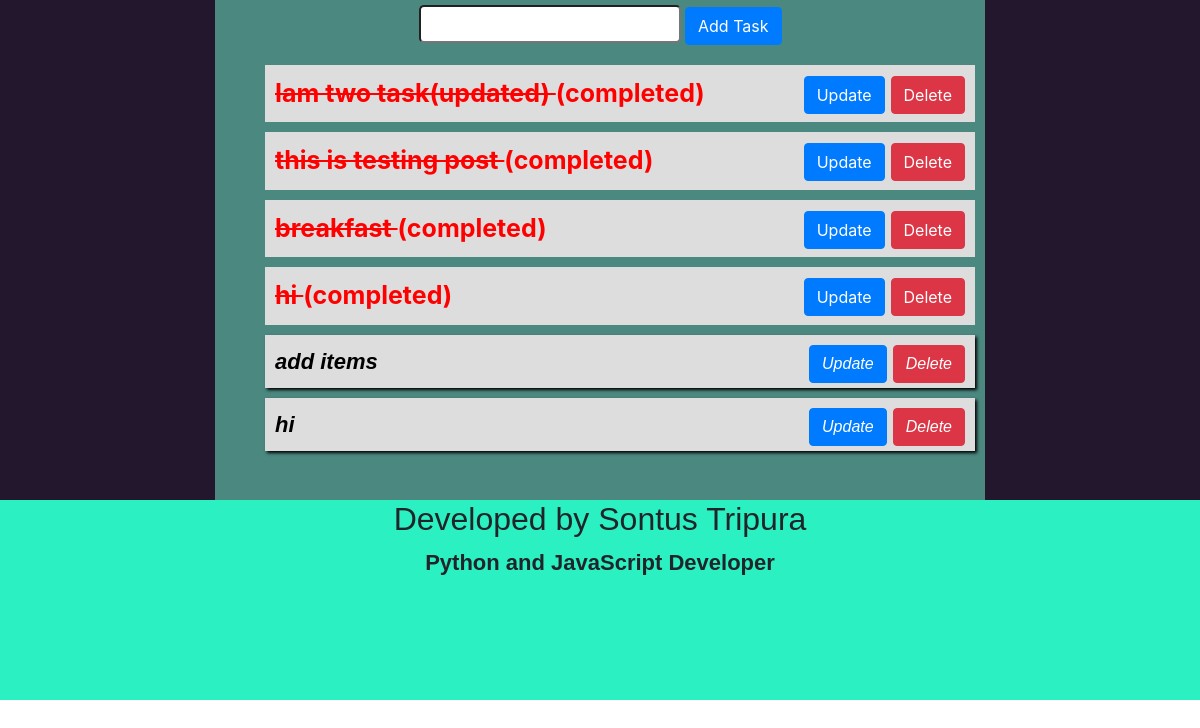
Before: / with the older database file.
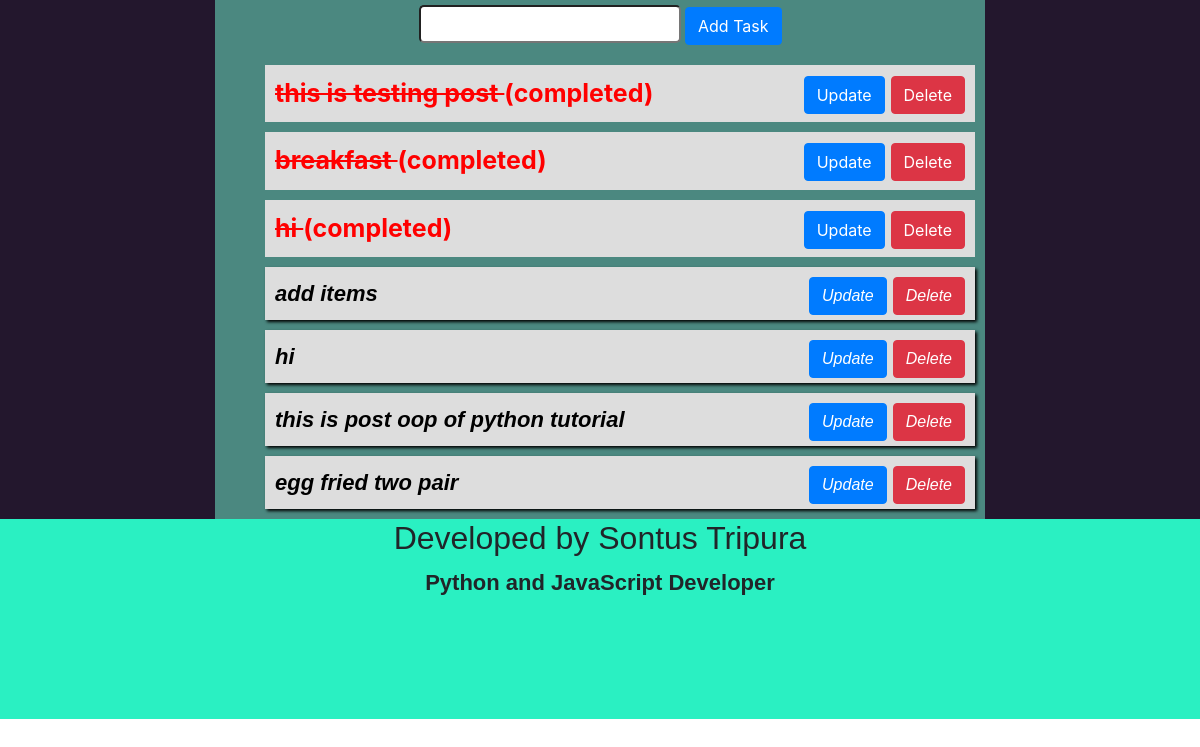
After: the same page with the newer database file.
### todoapp/models.py (models this page shows)
class Task(models.Model):
    title = models.CharField(max_length=200)
    complete = models.BooleanField(default=False)
    created = models.DateTimeField(auto_now_add=True)
    def __str__(self):
        return self.title

### todoapp/views.py (the view)
# urls.py: 2. Add a URL to urlpatterns:  path('', views.home, name='home')
def home(request):
    tasks = Task.objects.all()
    form = TaskForm()
    if request.method == 'POST':
        form = TaskForm(request.POST)
        if form.is_valid():
            form.save()
            return redirect('/')
    context = {'tasks': tasks, 'form': form }
    return render(request, 'todo/home.html', context)

### todoapp/forms.py
class TaskForm(forms.ModelForm):
    class Meta:
        model = Task
        fields = '__all__'

### todoapp/templates/todo/home.html (shortened to what this page needs)
{% extends 'todo/base.html' %}
{% block body %}
  <div class="homepage">
  <div class="container">
      <div class="row justify-content-center">
        <div class="todohomepage">
    <div class="text-center">
      <form method="post">
        {{ form.title}}
        <input type="submit" name="" value="Add Task" class="btn btn-primary">
      </form>
    </div>
          <div class="todolist">
            {% for task in tasks %}
            {% if task.complete == True %}
            <div class="complettaskredmark">
                <strike >   {{ task }} </strike>  <span>(completed)</span>
                <div class="btn-btn">
                  <a href="{% url 'updatetask' task.id %}" class="btn btn-primary">Update</a>
                  <a href="{% url 'deletetask' task.id %}" class="btn btn-danger">Delete</a>
                </div>
                  </div>
            {% else %}
          <div class="todoTask">
              <span>{{ task }}</span>
              <div class="tasktn">
                <a href="{% url 'updatetask' task.id %}" class="btn btn-primary">Update</a>
                <a href="{% url 'deletetask' task.id %}" class="btn btn-danger">Delete</a>
              </div>
          </div>
            {% endif %}
            {% endfor %}
          </div>
        </div>
      </div>
    </div>
  </div>
<div class="footersection">
  <div class="container">
    <div class="text-center footertitle">
      <h2>Developed by Sontus Tripura</h2>
      <p>Python and JavaScript Developer</p>
    </div>
  </div>
</div>
{% endblock %}

### todoapp/templates/todo/base.html (shortened to what this page needs)
{% load static %}
<!doctype html>
<html lang="en">
  <head>
    <link rel="stylesheet" href="https://maxcdn.bootstrapcdn.com/bootstrap/4.0.0/css/bootstrap.min.css">
<link rel="stylesheet" href="{% static 'css/style.css' %}">
  </head>
  <body>
  {% block body %}
  {% endblock %}
  </body>
</html>

### todoapp/static/css/style.css (style rules this page uses)
* { margin: 0; padding: 0; }
.homepage { background: #23172d; min-height: 400px; }
.todohomepage { background: #4b8880; width:770px; min-height: 500px; }
.todolist { padding: 10px; padding-left: 50px; }
#id_title { padding: 5px; margin-top: 5px; border-radius: 5px; }
.todoTask { margin-top: 10px; background: #ddd; box-shadow: 2px 2px 3px #000; padding: 10px; color: #000; font-size: 22px; font-style: italic; font-weight: bold; font-family: sans-serif; }
.tasktn { float: right; }
.complettaskredmark { color: red; background:#ddd; padding: 10px; margin-top: 10px; font-size: 25px; font-weight: bold; }
.btn-btn { float: right; }
.footersection { background: #2af0c2; min-height: 200px; }
.footertitle { font-size: 22px; font-family: sans-serif; font-weight: bold; }

Changed rows visible on the page:
removed Task: title "Iam two task(updated)"
added Task: title "this is post oop of python tutorial"
added Task: title "egg fried two pair"
